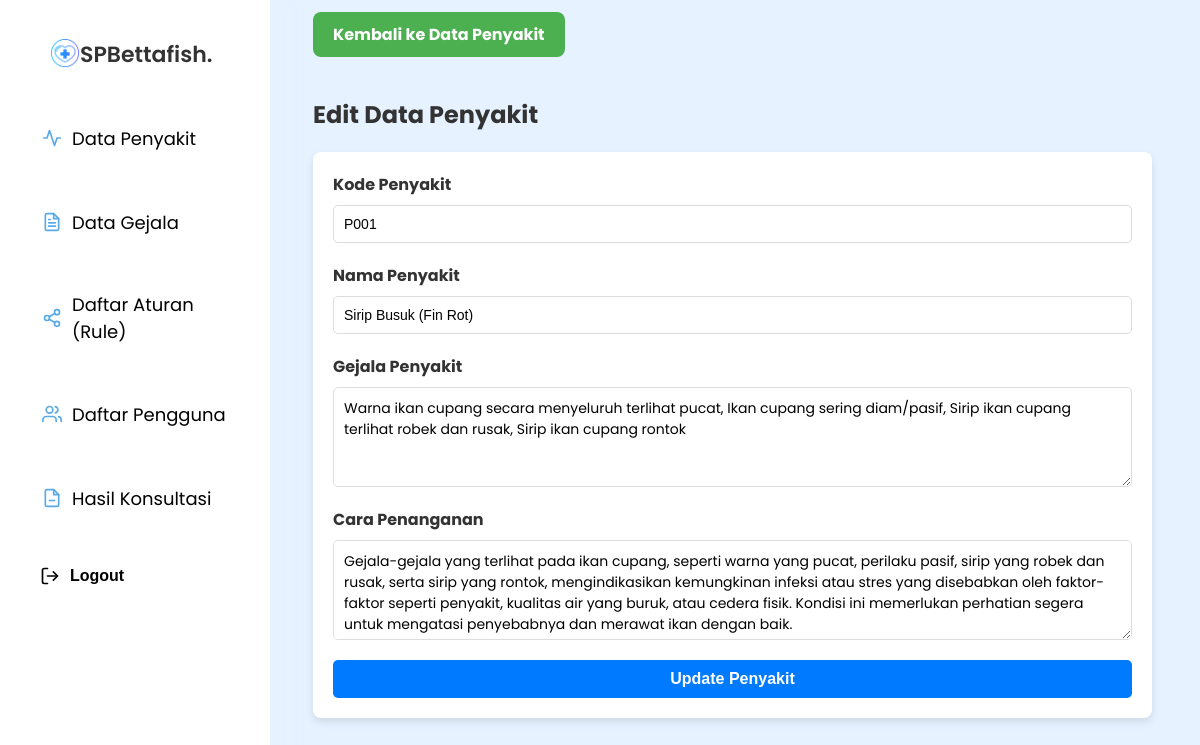
Screenshot of /edit_penyakit.php?id=P001 (signed in) with the database file from the repository.
### tables this page shows
CREATE TABLE `penyakit` (
  `id_penyakit` int(11) NOT NULL,
  `kode_penyakit` varchar(10) DEFAULT NULL,
  `nama_penyakit` varchar(255) DEFAULT NULL,
  `gejala` text DEFAULT NULL,
  `penanganan` text DEFAULT NULL
);

### edit_penyakit.php (the view, shortened to what this page needs)
<?php
$servername = 'localhost';
$username = 'root';
$password = '';
$dbname = 'db_bettafish';
$conn = new mysqli($servername, $username, $password, $dbname);
if (isset($_GET['id'])) {
    $kode_penyakit = $_GET['id'];
    $sql = "SELECT * FROM penyakit WHERE kode_penyakit = '$kode_penyakit'";
    $result = $conn->query($sql);
    if ($result->num_rows > 0) {
        $row = $result->fetch_assoc();
    } else {
        echo "Penyakit tidak ditemukan.";
        exit;
    }
}
?>
<?php include 'header.php'; ?>
<?php include 'sidebar.php'; ?>
<div class="main-content">
    <div class="container">
        <a href="penyakit.php" class="btn-back-data">Kembali ke Data Penyakit</a>
        <h2>Edit Data Penyakit</h2>
        <div class="card animate__animated animate__fadeIn">
            <form action="edit_penyakit.php?id=<?php echo $row['kode_penyakit']; ?>" method="POST" class="form-tambahpenyakit">
                <div class="form-group">
                    <label for="kode_penyakit">Kode Penyakit</label>
                    <input type="text" id="kode_penyakit" name="kode_penyakit" class="form-control" value="<?php echo $row['kode_penyakit']; ?>" readonly>
                </div>
                <div class="form-group">
                    <label for="nama_penyakit">Nama Penyakit</label>
                    <input type="text" id="nama_penyakit" name="nama_penyakit" class="form-control" value="<?php echo $row['nama_penyakit']; ?>" required>
                </div>
                <div class="form-group">
                    <label for="gejala_penyakit">Gejala Penyakit</label>
                    <textarea id="gejala_penyakit" name="gejala_penyakit" class="form-control" required><?php echo $row['gejala']; ?></textarea>
                </div>
                <div class="form-group">
                    <label for="cara_penanganan">Cara Penanganan</label>
                    <textarea id="cara_penanganan" name="cara_penanganan" class="form-control" required><?php echo $row['penanganan']; ?></textarea>
                </div>
                <div class="form-group">
                    <button type="submit" class="btn-tambah-penyakit">Update Penyakit</button>
                </div>
            </form>
        </div>
    </div>
</div>
<?php include 'footer.php'; ?>

### dashboard.css (style rules this page uses)
body { font-family: "Poppins", sans-serif; margin: 0; padding: 0; box-sizing: border-box; background: #e6f2ff; display: flex; }
.form-tambahpenyakit { display: flex; flex-wrap: wrap; gap: 20px; width: 100%; margin: 0 auto; }
.form-group { display: flex; flex-direction: column; gap: 8px; width: 100%; }
label { font-size: 16px; font-weight: bold; color: #333; }
input[type="text"], textarea { width: 100%; padding: 10px; border-radius: 5px; border: 1px solid #ddd; font-size: 14px; box-sizing: border-box; }
textarea { font-family: Poppins, sans-serif; resize: vertical; min-height: 100px; }
.btn-tambah-penyakit { background-color: #007bff; color: white; padding: 10px 20px; font-size: 16px; font-weight: bold; text-decoration: none; border-radius: 5px; border: none; transition: background-color 0.3s ease; width: 100%; }
.btn-back-data { display: inline-block; padding: 10px 20px; margin-bottom: 20px; background-color: #4caf50; color: white; font-size: 16px; font-weight: bold; text-decoration: none; border-radius: 8px; text-align: center; transition: background-color 0.3s ease, transform 0.3s ease; }
.card { padding: 20px; box-shadow: 0 4px 8px rgba(0, 0, 0, 0.1); border-radius: 8px; background-color: white; margin: 20px auto; }
h2 { font-size: 24px; color: #333; margin-bottom: 20px; }
.main-content { margin-left: 265px; padding: 1% 4% 3%; --animate-duration: 1.4s; }

### rows the page displays
penyakit: kode_penyakit "P001", nama_penyakit "Sirip Busuk (Fin Rot)", gejala_penyakit "Warna ikan cupang secara menyeluruh terlihat pucat, Ikan cupang sering diam/pasif, Sirip ikan cupang terlihat robek dan rusak, Sirip ikan cupang rontok", cara_penanganan "Gejala-gejala yang terlihat pada ikan cupang, seperti warna yang pucat, perilaku pasif, sirip yang robek dan rusak, serta sirip yang rontok, mengindikasikan kemungkinan infeksi atau stres yang disebabkan oleh faktor-faktor seperti penyakit, kualitas air yang buruk, atau cedera fisik. Kondisi ini memerlukan perhatian segera untuk mengatasi penyebabnya dan merawat ikan dengan baik."
